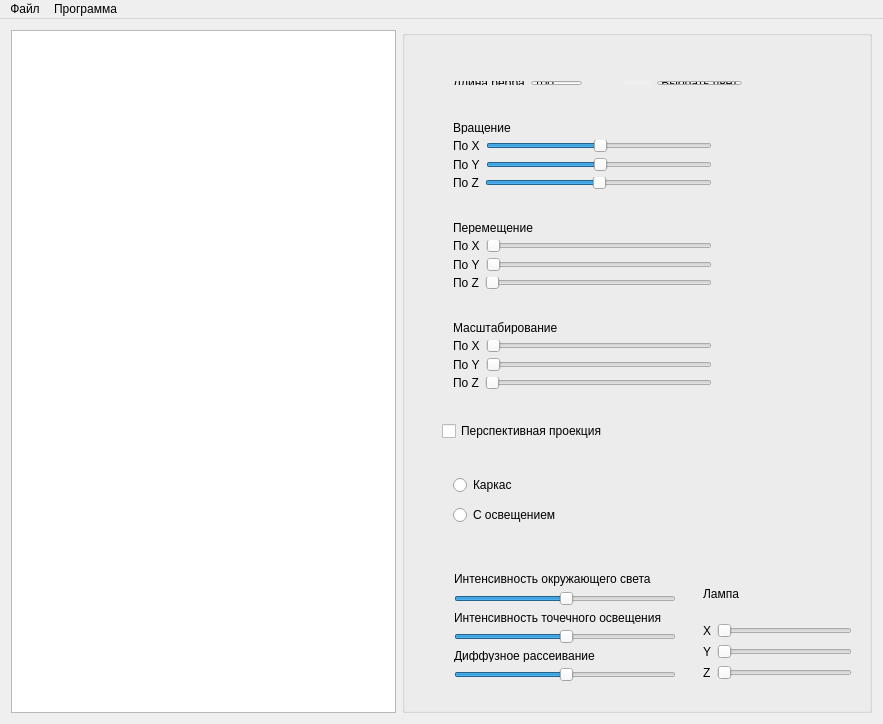
<?xml version="1.0" encoding="UTF-8"?>
<ui version="4.0">
 <class>MainWindow</class>
 <widget class="QMainWindow" name="MainWindow">
  <property name="geometry">
   <rect>
    <x>0</x>
    <y>0</y>
    <width>883</width>
    <height>724</height>
   </rect>
  </property>
  <property name="windowTitle">
   <string>MainWindow</string>
  </property>
  <widget class="QWidget" name="centralWidget">
   <layout class="QGridLayout" name="gridLayout">
    <item row="0" column="0">
     <widget class="QGraphicsView" name="graphicsView"/>
    </item>
    <item row="0" column="1">
     <widget class="QGroupBox" name="groupBox">
      <property name="sizePolicy">
       <sizepolicy hsizetype="Fixed" vsizetype="Preferred">
        <horstretch>0</horstretch>
        <verstretch>0</verstretch>
       </sizepolicy>
      </property>
      <property name="minimumSize">
       <size>
        <width>470</width>
        <height>0</height>
       </size>
      </property>
      <property name="title">
       <string/>
      </property>
      <widget class="QWidget" name="layoutWidget">
       <property name="geometry">
        <rect>
         <x>40</x>
         <y>180</y>
         <width>281</width>
         <height>90</height>
        </rect>
       </property>
       <layout class="QVBoxLayout" name="verticalLayout_2">
        <item>
         <widget class="QLabel" name="label_5">
          <property name="text">
           <string>Перемещение</string>
          </property>
         </widget>
        </item>
        <item>
         <layout class="QHBoxLayout" name="horizontalLayout_4">
          <item>
           <widget class="QLabel" name="label_6">
            <property name="text">
             <string>По X</string>
            </property>
           </widget>
          </item>
          <item>
           <widget class="QSlider" name="dxInp">
            <property name="value">
             <number>0</number>
            </property>
            <property name="orientation">
             <enum>Qt::Horizontal</enum>
            </property>
           </widget>
          </item>
         </layout>
        </item>
        <item>
         <layout class="QHBoxLayout" name="horizontalLayout_5">
          <item>
           <widget class="QLabel" name="label_7">
            <property name="text">
             <string>По Y</string>
            </property>
           </widget>
          </item>
          <item>
           <widget class="QSlider" name="dyInp">
            <property name="value">
             <number>0</number>
            </property>
            <property name="orientation">
             <enum>Qt::Horizontal</enum>
            </property>
           </widget>
          </item>
         </layout>
        </item>
        <item>
         <layout class="QHBoxLayout" name="horizontalLayout_6">
          <item>
           <widget class="QLabel" name="label_8">
            <property name="text">
             <string>По Z</string>
            </property>
           </widget>
          </item>
          <item>
           <widget class="QSlider" name="dzInp">
            <property name="value">
             <number>0</number>
            </property>
            <property name="orientation">
             <enum>Qt::Horizontal</enum>
            </property>
           </widget>
          </item>
         </layout>
        </item>
       </layout>
      </widget>
      <widget class="QWidget" name="layoutWidget_2">
       <property name="geometry">
        <rect>
         <x>40</x>
         <y>280</y>
         <width>281</width>
         <height>90</height>
        </rect>
       </property>
       <layout class="QVBoxLayout" name="verticalLayout_3">
        <item>
         <widget class="QLabel" name="label_9">
          <property name="text">
           <string>Масштабирование</string>
          </property>
         </widget>
        </item>
        <item>
         <layout class="QHBoxLayout" name="horizontalLayout_7">
          <item>
           <widget class="QLabel" name="label_10">
            <property name="text">
             <string>По X</string>
            </property>
           </widget>
          </item>
          <item>
           <widget class="QSlider" name="sxInp">
            <property name="value">
             <number>0</number>
            </property>
            <property name="orientation">
             <enum>Qt::Horizontal</enum>
            </property>
           </widget>
          </item>
         </layout>
        </item>
        <item>
         <layout class="QHBoxLayout" name="horizontalLayout_8">
          <item>
           <widget class="QLabel" name="label_11">
            <property name="text">
             <string>По Y</string>
            </property>
           </widget>
          </item>
          <item>
           <widget class="QSlider" name="syInp">
            <property name="value">
             <number>0</number>
            </property>
            <property name="orientation">
             <enum>Qt::Horizontal</enum>
            </property>
           </widget>
          </item>
         </layout>
        </item>
        <item>
         <layout class="QHBoxLayout" name="horizontalLayout_9">
          <item>
           <widget class="QLabel" name="label_12">
            <property name="text">
             <string>По Z</string>
            </property>
           </widget>
          </item>
          <item>
           <widget class="QSlider" name="szInp">
            <property name="value">
             <number>0</number>
            </property>
            <property name="orientation">
             <enum>Qt::Horizontal</enum>
            </property>
           </widget>
          </item>
         </layout>
        </item>
       </layout>
      </widget>
      <widget class="QCheckBox" name="perCheckBox">
       <property name="geometry">
        <rect>
         <x>40</x>
         <y>390</y>
         <width>187</width>
         <height>22</height>
        </rect>
       </property>
       <property name="text">
        <string>Перспективная проекция</string>
       </property>
      </widget>
      <widget class="QWidget" name="layoutWidget">
       <property name="geometry">
        <rect>
         <x>40</x>
         <y>80</y>
         <width>281</width>
         <height>90</height>
        </rect>
       </property>
       <layout class="QVBoxLayout" name="verticalLayout">
        <item>
         <widget class="QLabel" name="label">
          <property name="text">
           <string>Вращение</string>
          </property>
         </widget>
        </item>
        <item>
         <layout class="QHBoxLayout" name="horizontalLayout">
          <item>
           <widget class="QLabel" name="label_2">
            <property name="text">
             <string>По X</string>
            </property>
           </widget>
          </item>
          <item>
           <widget class="QSlider" name="rxInp">
            <property name="value">
             <number>50</number>
            </property>
            <property name="orientation">
             <enum>Qt::Horizontal</enum>
            </property>
           </widget>
          </item>
         </layout>
        </item>
        <item>
         <layout class="QHBoxLayout" name="horizontalLayout_2">
          <item>
           <widget class="QLabel" name="label_3">
            <property name="text">
             <string>По Y</string>
            </property>
           </widget>
          </item>
          <item>
           <widget class="QSlider" name="ryInp">
            <property name="value">
             <number>50</number>
            </property>
            <property name="orientation">
             <enum>Qt::Horizontal</enum>
            </property>
           </widget>
          </item>
         </layout>
        </item>
        <item>
         <layout class="QHBoxLayout" name="horizontalLayout_3">
          <item>
           <widget class="QLabel" name="label_4">
            <property name="text">
             <string>По Z</string>
            </property>
           </widget>
          </item>
          <item>
           <widget class="QSlider" name="rzInp">
            <property name="value">
             <number>50</number>
            </property>
            <property name="orientation">
             <enum>Qt::Horizontal</enum>
            </property>
           </widget>
          </item>
         </layout>
        </item>
       </layout>
      </widget>
      <widget class="QWidget" name="layoutWidget">
       <property name="geometry">
        <rect>
         <x>40</x>
         <y>40</y>
         <width>151</width>
         <height>26</height>
        </rect>
       </property>
       <layout class="QHBoxLayout" name="horizontalLayout_10">
        <item>
         <widget class="QLabel" name="label_13">
          <property name="text">
           <string>Длина ребра</string>
          </property>
         </widget>
        </item>
        <item>
         <widget class="QLineEdit" name="edgeInp">
          <property name="text">
           <string>100</string>
          </property>
         </widget>
        </item>
       </layout>
      </widget>
      <widget class="QWidget" name="layoutWidget">
       <property name="geometry">
        <rect>
         <x>40</x>
         <y>430</y>
         <width>151</width>
         <height>80</height>
        </rect>
       </property>
       <layout class="QVBoxLayout" name="verticalLayout_4">
        <item>
         <widget class="QRadioButton" name="meshRadio">
          <property name="text">
           <string>Каркас</string>
          </property>
         </widget>
        </item>
        <item>
         <widget class="QRadioButton" name="lightingRadio">
          <property name="text">
           <string>С освещением</string>
          </property>
         </widget>
        </item>
       </layout>
      </widget>
      <widget class="QWidget" name="layoutWidget">
       <property name="geometry">
        <rect>
         <x>41</x>
         <y>531</y>
         <width>244</width>
         <height>131</height>
        </rect>
       </property>
       <layout class="QVBoxLayout" name="verticalLayout_8">
        <item>
         <layout class="QVBoxLayout" name="verticalLayout_5">
          <item>
           <widget class="QLabel" name="label_16">
            <property name="text">
             <string>Интенсивность окружающего света</string>
            </property>
           </widget>
          </item>
          <item>
           <widget class="QSlider" name="iaInp">
            <property name="value">
             <number>50</number>
            </property>
            <property name="orientation">
             <enum>Qt::Horizontal</enum>
            </property>
           </widget>
          </item>
         </layout>
        </item>
        <item>
         <layout class="QVBoxLayout" name="verticalLayout_6">
          <item>
           <widget class="QLabel" name="label_15">
            <property name="text">
             <string>Интенсивность точечного освещения</string>
            </property>
           </widget>
          </item>
          <item>
           <widget class="QSlider" name="idInp">
            <property name="value">
             <number>50</number>
            </property>
            <property name="orientation">
             <enum>Qt::Horizontal</enum>
            </property>
           </widget>
          </item>
         </layout>
        </item>
        <item>
         <layout class="QVBoxLayout" name="verticalLayout_7">
          <item>
           <widget class="QLabel" name="label_17">
            <property name="text">
             <string>Диффузное рассеивание</string>
            </property>
           </widget>
          </item>
          <item>
           <widget class="QSlider" name="kdInp">
            <property name="value">
             <number>50</number>
            </property>
            <property name="orientation">
             <enum>Qt::Horizontal</enum>
            </property>
           </widget>
          </item>
         </layout>
        </item>
       </layout>
      </widget>
      <widget class="QWidget" name="">
       <property name="geometry">
        <rect>
         <x>210</x>
         <y>40</y>
         <width>141</width>
         <height>26</height>
        </rect>
       </property>
       <layout class="QHBoxLayout" name="horizontalLayout_11">
        <item>
         <widget class="QLabel" name="colorLabel">
          <property name="autoFillBackground">
           <bool>true</bool>
          </property>
          <property name="text">
           <string/>
          </property>
         </widget>
        </item>
        <item>
         <widget class="QPushButton" name="chooseColorBtn">
          <property name="text">
           <string>Выбрать цвет</string>
          </property>
         </widget>
        </item>
       </layout>
      </widget>
      <widget class="QWidget" name="">
       <property name="geometry">
        <rect>
         <x>290</x>
         <y>530</y>
         <width>171</width>
         <height>131</height>
        </rect>
       </property>
       <layout class="QVBoxLayout" name="verticalLayout_10">
        <item>
         <widget class="QLabel" name="label_14">
          <property name="text">
           <string>Лампа</string>
          </property>
         </widget>
        </item>
        <item>
         <layout class="QVBoxLayout" name="verticalLayout_9">
          <item>
           <layout class="QHBoxLayout" name="horizontalLayout_12">
            <item>
             <widget class="QLabel" name="label_18">
              <property name="text">
               <string>X</string>
              </property>
             </widget>
            </item>
            <item>
             <widget class="QSlider" name="lampXInp">
              <property name="orientation">
               <enum>Qt::Horizontal</enum>
              </property>
             </widget>
            </item>
           </layout>
          </item>
          <item>
           <layout class="QHBoxLayout" name="horizontalLayout_13">
            <item>
             <widget class="QLabel" name="label_19">
              <property name="text">
               <string>Y</string>
              </property>
             </widget>
            </item>
            <item>
             <widget class="QSlider" name="lampYInp">
              <property name="orientation">
               <enum>Qt::Horizontal</enum>
              </property>
             </widget>
            </item>
           </layout>
          </item>
          <item>
           <layout class="QHBoxLayout" name="horizontalLayout_14">
            <item>
             <widget class="QLabel" name="label_20">
              <property name="text">
               <string>Z</string>
              </property>
             </widget>
            </item>
            <item>
             <widget class="QSlider" name="lampZInp">
              <property name="orientation">
               <enum>Qt::Horizontal</enum>
              </property>
             </widget>
            </item>
           </layout>
          </item>
         </layout>
        </item>
       </layout>
      </widget>
     </widget>
    </item>
   </layout>
  </widget>
  <widget class="QMenuBar" name="menuBar">
   <property name="geometry">
    <rect>
     <x>0</x>
     <y>0</y>
     <width>883</width>
     <height>22</height>
    </rect>
   </property>
   <widget class="QMenu" name="menuFile">
    <property name="title">
     <string>Файл</string>
    </property>
    <addaction name="actionOpen"/>
    <addaction name="actionSave"/>
   </widget>
   <widget class="QMenu" name="menuProgram">
    <property name="title">
     <string>Программа</string>
    </property>
    <addaction name="actionAbout"/>
   </widget>
   <addaction name="menuFile"/>
   <addaction name="menuProgram"/>
  </widget>
  <action name="actionAbout">
   <property name="text">
    <string>О программе</string>
   </property>
  </action>
  <action name="actionOpen">
   <property name="text">
    <string>Открыть</string>
   </property>
  </action>
  <action name="actionSave">
   <property name="text">
    <string>Сохранить</string>
   </property>
  </action>
 </widget>
 <layoutdefault spacing="6" margin="11"/>
 <resources/>
 <connections/>
</ui>
